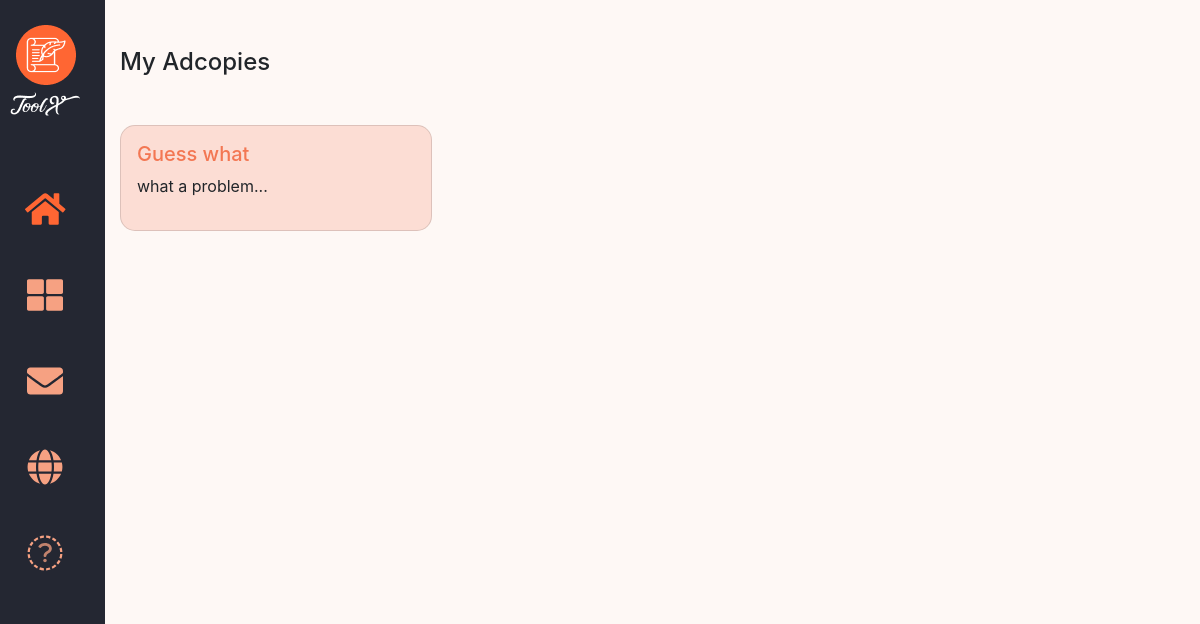
The app's page /my_adcopies, older data.
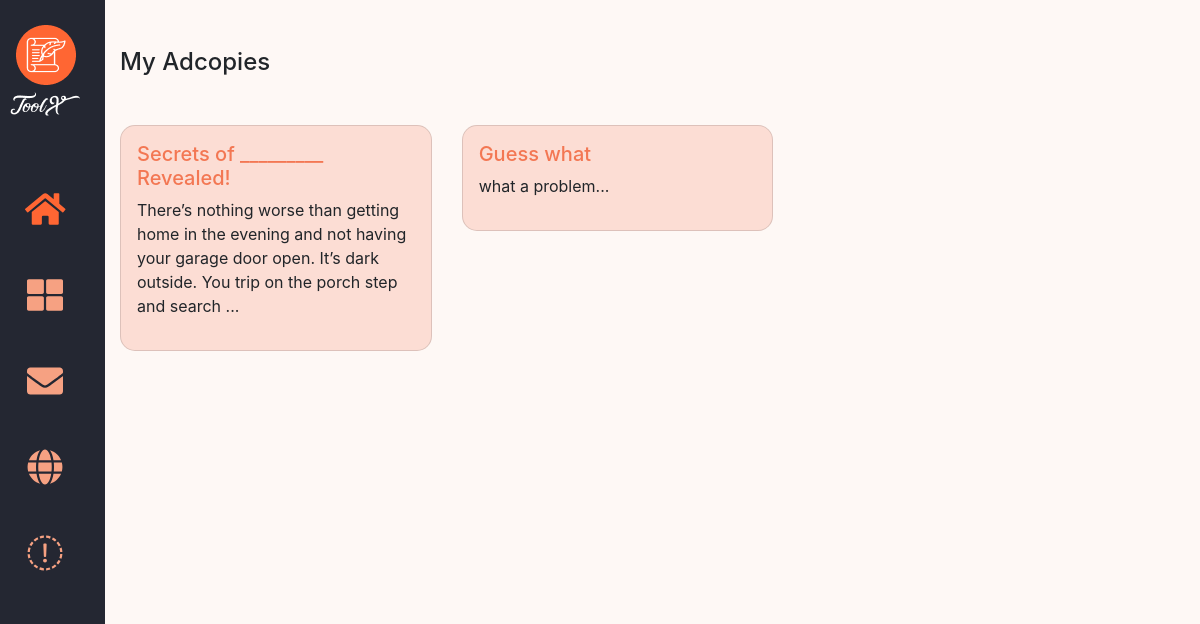
The same page, newer data.
### instant_generator/models.py (models this page shows, shortened)
class InstantGenerator(models.Model):
    user = models.ForeignKey(get_user_model(), on_delete=models.CASCADE)
    Get_Attention = models.CharField(max_length=255)
    Identify_the_Problem_Your_Audience_Have = models.TextField()
    Provide_the_Solution = models.TextField()
    Present_your_Credentials = models.TextField()
    Show_the_Benefits = models.TextField()
    Give_Social_Proof = models.TextField()
    Make_Your_Offer = models.TextField()
    Give_a_Guarantee = models.TextField()
    Inject_Scarcity = models.TextField()
    Call_to_action = models.TextField()
    Give_a_Warning = models.TextField()
    Close_with_a_Reminder = models.TextField()
    created_on = models.DateTimeField(auto_now_add=True)
    last_modified = models.DateTimeField(auto_now=True)
    class Meta:
        permissions = (
            ('view_request', 'Can view request'),
            ("can_approve_request", "Can approve a request"),
        )

### instant_generator/views.py (the view)
# urls.py: path('my_adcopies', views.my_adcopies, name='my_adcopies'),
def my_adcopies(request):
    adcopies = InstantGenerator.objects.all().order_by('-created_on')
    context = {
        "adcopies": adcopies,
    }
    return render(request, 'instant_generator/my_adcopies.html', context)

### instant_generator/templates/instant_generator/my_adcopies.html (shortened to what this page needs)
{% extends "base.html" %}
{% load static %}
{% load crispy_forms_tags %}
{% block content %}
<div class="row" >
    <div class="col side-nav">
        <a href="/">
          <img src="{% static '/img/alt-logo.png' %}" alt="logo" class="img-responsive">
        </a>
        {% block icon-bar %} {% include 'icon-bar.html' %} {% endblock icon-bar %}
    </div>
    <div class="col-10 mt-5">
        <h4>My Adcopies </h4>
            <div class="row mt-5">
                {% for adcopy in adcopies %}
                    <div class="col-lg-4 col-md-4 col-sm-12 col-xs-12">
                        <div class="my_adcopies card p-3">
                            <h5><a href="{% url 'preview' adcopy.pk%}">{{ adcopy.Get_Attention}}</a></h5>
                            <p> {{ adcopy.Identify_the_Problem_Your_Audience_Have | slice:":150" }}...</p>
                        </div>
                    </div>
                {% endfor %}
            </div>
    </div>
</div>
{% endblock %}

### templates/base.html (shortened to what this page needs)
{% load static %}
<!DOCTYPE html>
<html lang="en">
      <head>
         <link rel="stylesheet" href="https://stackpath.bootstrapcdn.com/bootstrap/4.3.1/css/bootstrap.min.css">
         <link href="{% static 'css/bootstrap.min.css' %}" rel="stylesheet">
        <link href="{% static 'css/toolx.css' %}" rel="stylesheet">
      </head>
    <body>
     {% block content %}
     {% endblock %}
    </body>
</html>

### instant_generator/templates/icon-bar.html
{% load static %}
{% block icon-bar %}
<link rel="stylesheet" href="https://cdnjs.cloudflare.com/ajax/libs/font-awesome/4.7.0/css/font-awesome.min.css">
<div class="icon-bar pt-5">
  <a class="active" href="/"><i class="fa fa-home"></i></a>
  <a href="/my_adcopies"><i class="fa fa-th-large"></i></a>
  <a href="#"><i class="fa fa-envelope"></i></a>
  <a href="#"><i class="fa fa-globe"></i></a>
  <a href="#"><i class="fa fa-buffer"></i></a>
</div>
{% endblock icon-bar %}

### static/css/toolx.css (style rules this page uses)
body { background: #FEF8F5; }
a { color: #F37753; }
.side-nav { background-color: #242732; max-width: 120px; text-align: center; height: 100vh; padding-top: 25px; }
.icon-bar { width: 90px; background-color: #242732; }
.icon-bar a { display: block; text-align: center; padding: 16px; transition: all 0.3s ease; color: #F6A182; font-size: 36px; }
.active { color: #FF6633 !important; }
.my_adcopies { background: #FCDDD4; border-radius: 15px; }

Row changes from the older to the newer data that the page shows:
added InstantGenerator: Get_Attention "Secrets of _________ Revealed!", Identify_the_Problem_Your_Audience_Have "There’s nothing worse than getting home in the evening and not having your garage door open. It’s dark outside. You trip on the porch step and search"
